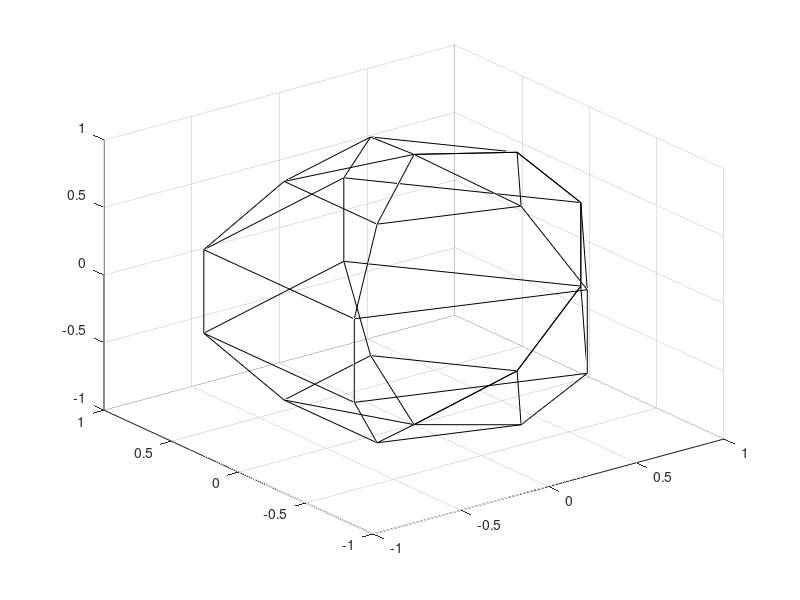

Reproduce this figure in MATLAB.
%Dibuja una esfera transparente de radio=1, n es un No. natural(20,30,...)
n=input('dame n  ');
[x,y,z]=sphere(n);
surf(x,y,z,'FaceAlpha','flat','AlphaDataMapping','scaled',...
    'AlphaData',gradient(z),'FaceColor','red')
